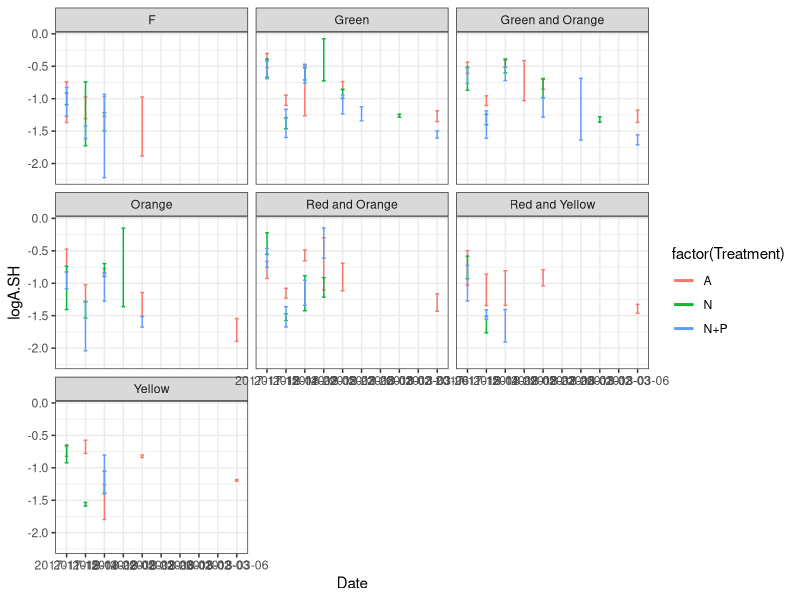
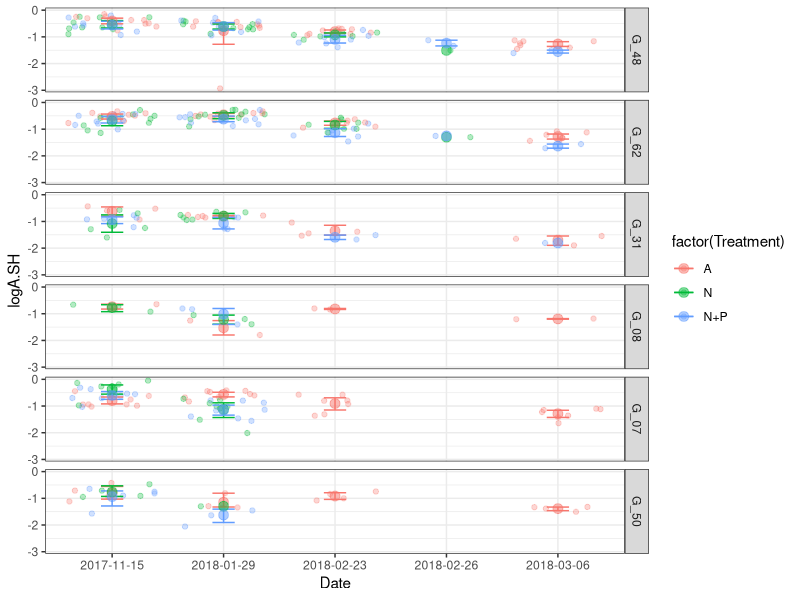
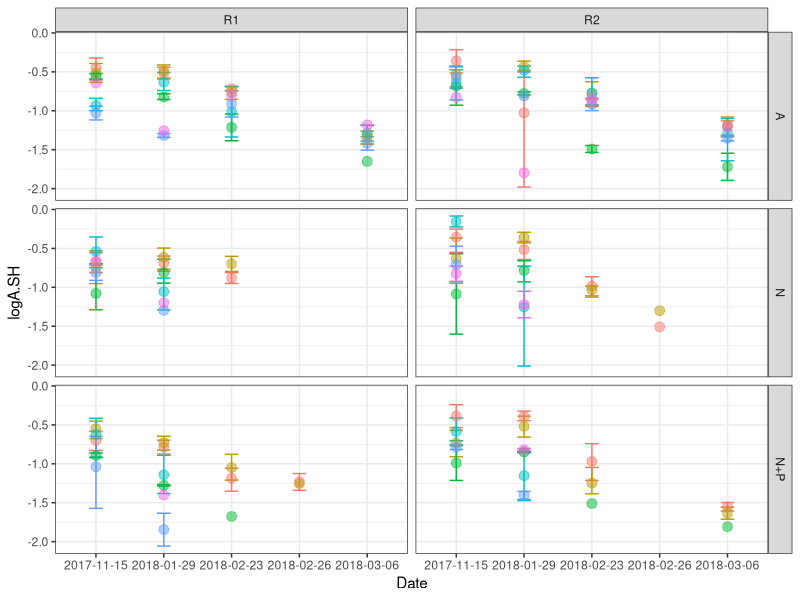
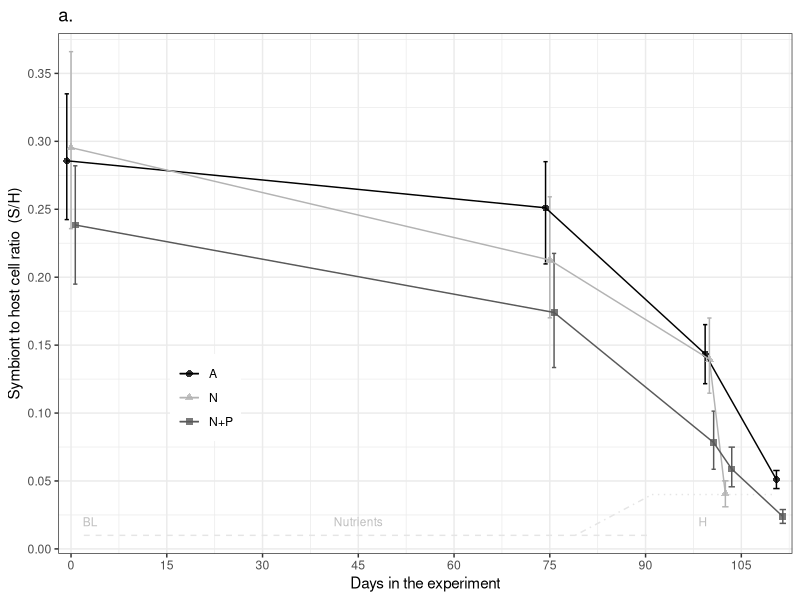
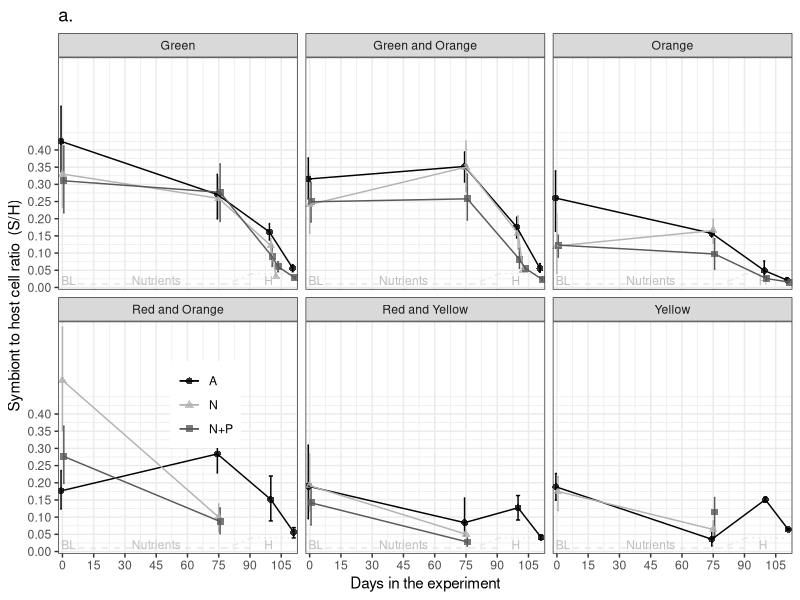
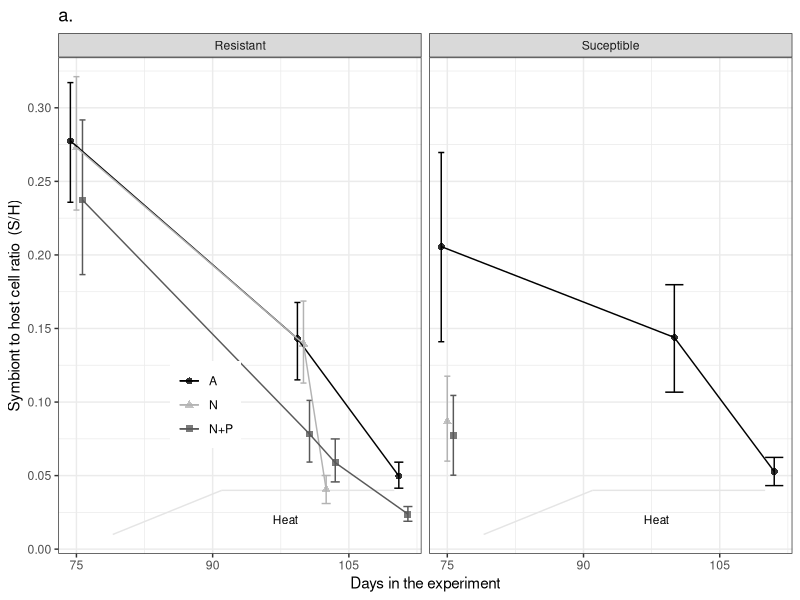
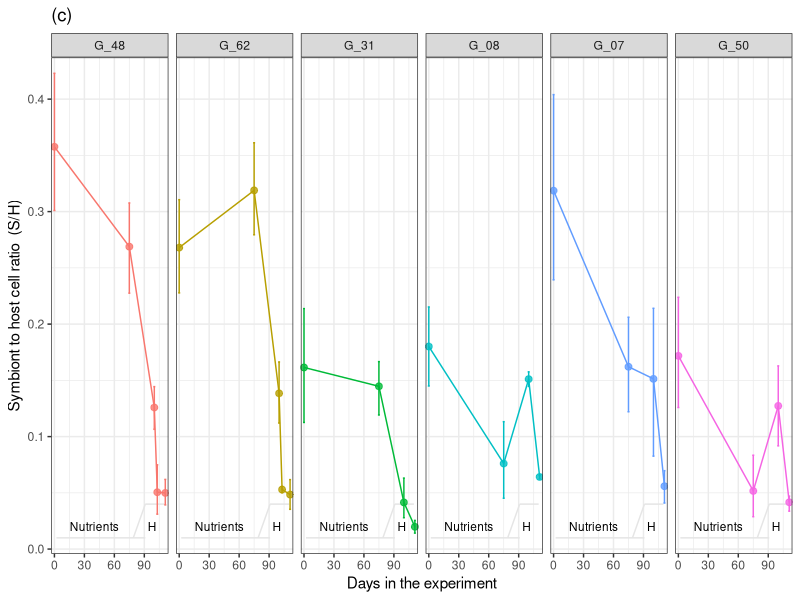
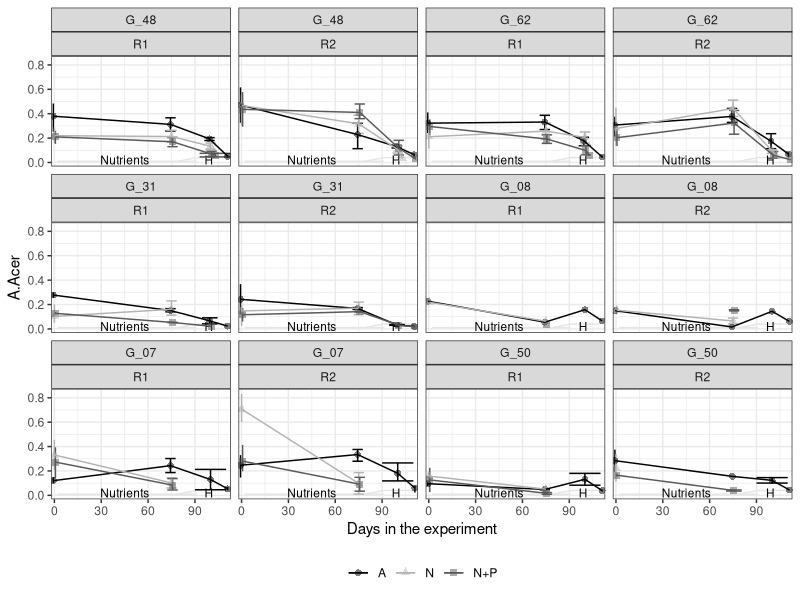

The R script that drew these images, in order: (Note: this script raises an error after producing the figures.)
## ---- chunk 1
knitr::opts_chunk$set(echo = TRUE, warning=FALSE, message=FALSE)
## ---- chunk 2

# Get all libraries and sources required to run the script
        library(plyr)
        library(dplyr)
        library(reshape2)
        library(ggplot2)
        library(ggthemes)
        library(lme4)
        library(lmerTest)
        library(emmeans)
        library(scales)
        library(skimr)

# Default ggplot settings
Fill.colour<-scale_colour_manual(values = c("black", "gray70", "gray35"))

    ggthe_bw<-theme(plot.background=element_blank(),
          panel.grid.major.y = element_blank(),
          panel.grid.major.x = element_blank(),
          panel.grid.minor.x = element_blank(),
          panel.grid.minor.y = element_blank(),
          legend.box.background = element_rect(),
          panel.background =element_rect(fill = NA, color = "black")
          )+
    theme_bw()
## ---- chunk 3

# Import S/H cell ratio data
qPCR.variables<-read.csv("Outputs/Acer_SH_cell_ratio.csv")

# Variable types 
str(qPCR.variables)
  qPCR.variables$Colony<-as.factor(qPCR.variables$Genotype)
  qPCR.variables$DaysF<-as.factor(qPCR.variables$Days)

  summary(qPCR.variables)
  #skim(qPCR.variables)

## ---- chunk 4
logSHTreatment <- ggplot(qPCR.variables, aes(Date, logA.SH, colour=factor(Treatment))) +
       # geom_jitter(aes(colour=factor(Treatment))) +
       stat_summary(fun.data = "mean_cl_boot",geom = "errorbar", width = 0.2)+
       stat_summary(fun.y=mean, geom="line", size =1) +
       theme_bw() 
logSHTreatment + facet_wrap(~Genotype)

# Removing weird points (whole fragment samples, between bleaching) and colonies not used (F)
    qPCR.variables_2<-subset(qPCR.variables, Date!="2018-02-05")
    qPCR.variables_2<-subset(qPCR.variables_2, Date!="2017-12-14")
    qPCR.variables_2<-subset(qPCR.variables_2, Date!="2018-03-01")
    qPCR.variables_2<-subset(qPCR.variables_2, Date!="2018-03-02")
    qPCR.variables_2<-subset(qPCR.variables_2, Date!="2018-03-03")
    qPCR.variables_2<-subset(qPCR.variables_2, Colony!="F")
    qPCR.variables_2<-subset(qPCR.variables_2, Sample!="145_T5")
    #qPCR.variables_2<-subset(qPCR.variables_2, Colony!="Yellow")
    
## Genotype information
    MOTE<-read.csv("Genotype_Info.csv", header = TRUE)
    qPCR.variables_2<-merge(qPCR.variables_2, MOTE, 
                            by="Genotype", all.x=TRUE)
    
    qPCR.variables_2$MoteGen<-factor(as.character(
      qPCR.variables_2$MoteGen), 
                             levels=c("G_48", "G_62","G_31", 
                                      "G_08","G_07", "G_50"))  # Resistance order
    

logSH_Colony<- ggplot(qPCR.variables_2, aes (Date, logA.SH, colour=factor(Treatment))) +
  geom_jitter(alpha=0.3)+
  stat_summary(fun.data = "mean_cl_boot",geom = "errorbar", width = 0.2 )+
  stat_summary(fun.y=mean, geom="point", size =3, alpha=0.5) +
  stat_summary(fun.y=mean, geom="line") +   theme_bw()
logSH_Colony + facet_grid (MoteGen~.)

logSH_Colony<- ggplot(qPCR.variables_2, aes (Date, logA.SH, colour=factor(Colony))) +
  stat_summary(fun.data = "mean_cl_boot",geom = "errorbar", width = 0.2 )+
  stat_summary(fun.y=mean, geom="point", size =3, alpha=0.5) +
  stat_summary(fun.y=mean, geom="line") +   theme_bw()
logSH_Colony + facet_grid (Treatment~Replicate) +
  theme(legend.position = "none")
## ---- chunk 5
qPCR.variables_2$Survivorship[qPCR.variables_2$MoteGen=="G_48"|
                              qPCR.variables_2$MoteGen=="G_62"|
                              qPCR.variables_2$MoteGen=="G_31"]<-"Resistant"

qPCR.variables_2$Survivorship[qPCR.variables_2$MoteGen=="G_08"|
                              qPCR.variables_2$MoteGen=="G_07"|
                              qPCR.variables_2$MoteGen=="G_50"]<-"Suceptible"
## ---- chunk 6
SH.0<-subset(qPCR.variables_2, Days<2)
  SH.0<-droplevels(SH.0)

SH.C<-subset(qPCR.variables_2, Days<77)
  SH.C<-subset(SH.C, Days>2)
  SH.C<-droplevels(SH.C)

SH.H<-subset(qPCR.variables_2, Days>76)
  SH.H<-droplevels(SH.H)
## ---- chunk 7
Summary_GenetTreatment<-qPCR.variables_2 %>%
        group_by(DaysF, MoteGen, Treatment) %>%
        dplyr::summarise(total.count=n()) 
Summary_GenetTreatment
## ---- chunk 8

Figure4 <- ggplot (qPCR.variables_2, aes(Days, A.Acer, colour=Treatment,
                                          shape=Treatment)) + 
    ggthe_bw + Fill.colour+ ggtitle("a.")+
    theme(legend.position=c(0.2, 0.3),
        legend.title = element_blank()) +
       #geom_jitter(aes(colour=factor(Replicate))) +
     
        
      annotate("segment", x = 2, xend = 91, y = 0.01, yend = 0.01,
                  colour = "gray90", linetype=2)+
      annotate("segment", x = 79, xend = 91, y = 0.01, yend = 0.04,
                  colour = "gray90", linetype=4)+
      annotate("segment", x = 91, xend = 110, y = 0.04, yend = 0.04,
                  colour = "gray90", linetype=3)+
      annotate("text", x = 3, y = 0.02, label = "BL", size=3, colour="gray")+
      annotate("text", x = 45, y = 0.02, label = "Nutrients", size=3, colour="gray")+
      annotate("text", x = 99, y = 0.02, label = "H", size=3, colour="gray")+
  
    scale_y_continuous(breaks = seq(0, 0.4, 0.05),
                       #limits = c(0,0.5),
                       expand = c(0.01,0.01),
                   name=("Symbiont to host cell ratio  (S/H)")) +
    scale_x_continuous(name="Days in the experiment",
                         limits = c(-2,113),
                         breaks = seq(0, 110, 15),  
                         expand = c(0, 0)) +
    stat_summary(fun.data = "mean_cl_boot",geom = "errorbar", 
                    position = position_dodge(width = 2), width = 2 )+
    stat_summary(fun.y=mean, geom="point", size =2, alpha=0.8, 
                   position = position_dodge(width = 2)) +
    stat_summary(fun.y=mean, geom="line", 
                    position = position_dodge(width = 2))

Figure4
Figure4+facet_wrap(~Genotype)

#ggsave(file="Outputs/Fig_4_SH_Acer.svg", plot=Figure4, width=2.3, height=3.5)
## ---- chunk 9

Figure4b <- ggplot (subset(qPCR.variables_2, Days!=0), aes(Days, A.Acer, colour=Treatment,
                                          shape=Treatment)) + 
    ggthe_bw + Fill.colour+ ggtitle("a.")+
    theme(legend.position=c(0.2, 0.3),
        legend.title = element_blank()) +
       #geom_jitter() +
     
      annotate("segment", x = 2, xend = 91, y = 0.01, yend = 0.01,
                  colour = "gray90", linetype=1)+
      annotate("segment", x = 79, xend = 91, y = 0.01, yend = 0.04,
                  colour = "gray90", linetype=1)+
      annotate("segment", x = 91, xend = 110, y = 0.04, yend = 0.04,
                  colour = "gray90", linetype=1)+
      annotate("text", x = 45, y = 0.02, label = "Nutrients", size=3)+
      annotate("text", x = 98, y = 0.02, label = "Heat", size=3)+
  
    scale_y_continuous(breaks = seq(0, 0.4, 0.05),
                       #limits = c(0,0.5),
                       expand = c(0.01,0.01),
                   name=("Symbiont to host cell ratio  (S/H)")) +
    # scale_x_continuous(name="Days in the experiment",
    #                      limits = c(-2,113),
    #                      breaks = seq(0, 110, 15),  
    #                      expand = c(0, 0)) +
    scale_x_continuous(name="Days in the experiment",
                         limits = c(73,113),
                         breaks = seq(75, 110, 15),  
                         expand = c(0, 0)) +
    stat_summary(fun.data = "mean_cl_boot",geom = "errorbar", 
                    position = position_dodge(width = 2), width = 2 )+
    stat_summary(fun.y=mean, geom="point", size =2, alpha=0.8, 
                   position = position_dodge(width = 2)) +
    stat_summary(fun.y=mean, geom="line", 
                    position = position_dodge(width = 2))

Figure4b + facet_grid(~Survivorship)

#ggsave(file="Outputs/Fig_4_SH_Acer.svg", plot=Figure4, width=3.5, height=3)
## ---- chunk 10
 # NOT log 10
Figure4_g <- ggplot (qPCR.variables_2, aes(Days, A.Acer, colour=MoteGen)) + 
    ggthe_bw + ggtitle("(c)")+
    theme(legend.position="none",
        legend.title = element_blank()) +
       #geom_jitter(aes(colour=factor(Replicate))) +
     
        
      annotate("segment", x = 2, xend = 91, y = 0.01, yend = 0.01,
                  colour = "gray90", linetype=1)+
      annotate("segment", x = 79, xend = 91, y = 0.01, yend = 0.04,
                  colour = "gray90", linetype=1)+
      annotate("segment", x = 91, xend = 110, y = 0.04, yend = 0.04,
                  colour = "gray90", linetype=1)+
      annotate("text", x = 40, y = 0.02, label = "Nutrients", size=3)+
      annotate("text", x = 98, y = 0.02, label = "H", size=3)+
  
    scale_y_continuous(breaks = seq(0, 0.4, 0.1),
                       #limits = c(0,0.5),
                       expand = c(0.01,0.01),
                   name=("Symbiont to host cell ratio  (S/H)")) +
    scale_x_continuous(name="Days in the experiment",
                         limits = c(-2,113),
                         breaks = seq(0, 110, 30),  
                         expand = c(0.01, 0.01)) +
    stat_summary(fun.data = "mean_cl_boot",geom = "errorbar", 
                    position = position_dodge(width = 2), width = 2 )+
    stat_summary(fun.y=mean, geom="point", size =2, alpha=0.8, 
                   position = position_dodge(width = 2)) +
    stat_summary(fun.y=mean, geom="line", 
                    position = position_dodge(width = 2)) + facet_grid(~MoteGen)
Figure4_g

#ggsave(file="Outputs/Fig_S3_SH_Acer_Genet.svg", plot=Figure4_g, width=6.1, height=3.2)
## ---- chunk 11
Figure4_gen<- ggplot (qPCR.variables_2, aes(Days, A.Acer , colour=Treatment,
                                          shape=Treatment)) + 
    ggthe_bw + Fill.colour+ 
    theme(legend.position="bottom",
       legend.title = element_blank()) +
        
      annotate("segment", x = 2, xend = 91, y = 0.01, yend = 0.01,
                  colour = "gray90", linetype=1)+
      annotate("segment", x = 79, xend = 91, y = 0.01, yend = 0.04,
                  colour = "gray90", linetype=1)+
      annotate("segment", x = 91, xend = 110, y = 0.04, yend = 0.04,
                  colour = "gray90", linetype=1)+
      annotate("text", x = 45, y = 0.02, label = "Nutrients", size=3)+
      annotate("text", x = 99, y = 0.02, label = "H", size=3)+
  
    # scale_y_continuous(breaks = seq(-2, -0.1, 0.25),
    #                    limits = c(-2, -0.1),
    #                    expand = c(0,0),
    #               name=("Symbiont to host cell ratio  - log 10(S/H)")) +
    scale_x_continuous(name="Days in the experiment",
                         limits = c(-2,113),
                         breaks = seq(0, 110, 30),  
                         expand = c(0, 0)) +
    stat_summary(fun.data = "mean_cl_boot", geom = "errorbar", width = 20, 
                    position = position_dodge(width = 2))+
    stat_summary(fun.y=mean, geom="point", size =2, alpha=0.5, 
                   position = position_dodge(width = 2)) +
    stat_summary(fun.y=mean, geom="line", 
                    position = position_dodge(width = 2))+
  facet_wrap(~MoteGen+Replicate)

Figure4_gen
#ggsave(file="Outputs/Fig_S3_SH_Acer_Genotype.svg", plot=Figure4_gen, width=6.1, height=3.5)
## ---- chunk 12
LME_BaseLine<-lmer(logA.SH ~ Treatment + MoteGen + 
                     (1|Replicate) + (1|Survivorship), 
                     data=SH.0)
     step (LME_BaseLine) #  Treatement is not significant
     anova(LME_BaseLine)         
     ranova(LME_BaseLine) # Replicate is mariginally significant       
     
LME_BaseLine1<-lmer(logA.SH ~ MoteGen + (1|Replicate), 
                     data=SH.0)
    step (LME_BaseLine1) #  Treatement is not significant
    anova(LME_BaseLine1)         
    ranova(LME_BaseLine1) # Replicate is mariginally significant       
     

# Multicomp
    Acer.SH.0.emm<-emmeans(LME_BaseLine1, ~MoteGen)
      #contrast(Acer.SH.0.emm, "tukey")
    Acer.SH.0_groups<-cld(Acer.SH.0.emm, by=NULL) # compact-letter display
    Acer.SH.0_groups
  #write.csv(Acer.SH.0_groups, "Outputs/Multicomp_AcerSH_0.csv", row.names = F)
    
# Effect plot
  plot(emmeans(LME_BaseLine1, ~MoteGen), comparisons = TRUE) +
      coord_flip(xlim = NULL, ylim = NULL, expand = TRUE) + theme_bw()
## ---- chunk 13
LME_Acer.C<-lmer(logA.SH ~ Treatment * Survivorship +
                   (1|Replicate) + (1|MoteGen), 
                     data=SH.C)
     step (LME_Acer.C) #  Treatement is ... almost significant?
     anova(LME_Acer.C)         
     ranova(LME_Acer.C) # Replicate is not       
## ---- chunk 14
# Treatment Model          
  LME_Acer.C1<-lmer(logA.SH ~ Treatment * Survivorship + (1|MoteGen), 
                       data=SH.C)
      anova(LME_Acer.C1)         
      ranova(LME_Acer.C1)
      
  # Multicomp
      Acer.SH.C.emm<-emmeans(LME_Acer.C1, ~Treatment* Survivorship)
        #contrast(Acer.SH.0.emm, "tukey")
      Acer.SH.C_groups<-cld(Acer.SH.C.emm, by=NULL) # compact-letter display
      Acer.SH.C_groups
    #write.csv(Acer.SH.C_groups, "Outputs/Multicomp_AcerSH_C.csv", row.names = F)
      
  # Effect plot
    plot(emmeans(LME_Acer.C1, ~Treatment* Survivorship), comparisons = TRUE) +
        coord_flip(xlim = NULL, ylim = NULL, expand = TRUE) + theme_bw()

## ---- chunk 15
# Only Treatment    RAW DATA, NOT FOR STATS!

  LME_Acer.C1<-lmer(A.Acer ~ Treatment * Survivorship + (1|MoteGen), 
                       data=SH.C)
      anova(LME_Acer.C1)         
      ranova(LME_Acer.C1)
      
  # Multicomp
      Acer.SH.C.emm<-emmeans(LME_Acer.C1, ~Treatment)
        #contrast(Acer.SH.0.emm, "tukey")
      Acer.SH.C_groups<-cld(Acer.SH.C.emm, by=NULL) # compact-letter display
      Acer.SH.C_groups
    #write.csv(Acer.SH.C_groups, "Outputs/Multicomp_AcerSH_C.csv", row.names = F)
      
  # Effect plot
    plot(emmeans(LME_Acer.C1, ~Treatment), comparisons = TRUE) +
        coord_flip(xlim = NULL, ylim = NULL, expand = TRUE) + theme_bw()

## ---- chunk 16
# Genet Model
  LME_Acer.C2<-lm(logA.SH ~ Treatment + MoteGen, 
                     data=SH.C)
    anova(LME_Acer.C2)         

    # Multicomp
    Acer.SH.C2.emm<-emmeans(LME_Acer.C2, ~MoteGen)
      #contrast(Acer.SH.0.emm, "tukey")
    Acer.SH.C2_groups<-cld(Acer.SH.C2.emm, by=NULL) # compact-letter display
    Acer.SH.C2_groups
    #write.csv(Acer.SH.C_groups, "Outputs/Multicomp_AcerSH_C.csv", row.names = F)
    
  # Effect plot
    plot(emmeans(LME_Acer.C2, ~MoteGen), comparisons = TRUE) +
        coord_flip(xlim = NULL, ylim = NULL, expand = TRUE) + theme_bw()

## ---- chunk 17
LME_Acer.H<-lmer(logA.SH ~ Treatment * Survivorship + DaysF +
                   (1|Replicate) + (1|MoteGen), 
                     data=SH.H)
     step (LME_Acer.H) #  Treatement is ... almost significant?
     anova(LME_Acer.H)         
     ranova(LME_Acer.H) # Replicate is not   
## ---- chunk 18
# Treatment model          
  LME_Acer.H<-lmer(A.Acer ~ Treatment * DaysF + (1|MoteGen), 
                       data=SH.H)
      step (LME_Acer.H)
      anova(LME_Acer.H)         
      ranova(LME_Acer.H)
  
  # Multicomp
    Acer.SH.H.emm<-emmeans(LME_Acer.H, ~Treatment* DaysF)
        #contrast(Acer.SH.0.emm, "tukey")
      Acer.SH.H_groups<-cld(Acer.SH.H.emm, by=NULL) # compact-letter display
      Acer.SH.H_groups<-Acer.SH.H_groups[order(
          Acer.SH.H_groups$DaysF,
          Acer.SH.H_groups$Treatment),]
      Acer.SH.H_groups
    #write.csv(Acer.SH.H_groups, "Outputs/Multicomp_AcerSH_H.csv", row.names = F)
      
  # Effect plot
    #plot(emmeans(LME_Acer.H, ~Treatment|DaysF), comparisons = TRUE) +
     #   coord_flip(xlim = NULL, ylim = NULL, expand = TRUE) + theme_bw()

## ---- chunk 19
# Genet model          
  LME_Acer.H2<-lmer(logA.SH ~ Treatment * DaysF * Survivorship + (1|MoteGen), 
                       data=SH.H)
  
  LME_Acer.H2<-lm(logA.SH ~ Treatment + DaysF + MoteGen + Treatment:DaysF, 
                       data=SH.H)
      step (LME_Acer.H2)
      anova(LME_Acer.H2)         
  
  
  # Multicomp
  Acer.SH.H2.emm<-emmeans(LME_Acer.H2, ~ Treatment + DaysF + MoteGen + Treatment:DaysF)
        #contrast(Acer.SH.0.emm, "tukey")
      Acer.SH.H2_groups<-cld(Acer.SH.H2.emm, by=NULL) # compact-letter display
      Acer.SH.H2_groups<-Acer.SH.H2_groups[order(
          Acer.SH.H2_groups$Treatment,
          Acer.SH.H2_groups$DaysF,
          Acer.SH.H2_groups$MoteGen),]
      Acer.SH.H2_groups
    #write.csv(Acer.SH.H_groups, "Outputs/Multicomp_AcerSH_H.csv", row.names = F)
      
  # Effect plot
    #plot(emmeans(LME_Acer.H, ~Treatment|DaysF), comparisons = TRUE) +
     #   coord_flip(xlim = NULL, ylim = NULL, expand = TRUE) + theme_bw()

## ---- chunk 20
LM_Acer.qpCR<-lmer (logA.SH ~ Treatment * DaysF +
                  (1|Replicate) + (1|Fragment/MoteGen), data= qPCR.variables_2)
  step(LM_Acer.qpCR)
  anova(LM_Acer.qpCR)
  ranova(LM_Acer.qpCR)

LM_Acer.qPCR2<-lmer(logA.SH ~Treatment * DaysF + (1|MoteGen),
                      data= qPCR.variables_2)
  step(LM_Acer.qPCR2)
  anova(LM_Acer.qPCR2)
  ranova(LM_Acer.qPCR2)

# Multicomp
Acer.SH.emm<-emmeans(LM_Acer.qPCR2, ~Treatment * DaysF)
      #contrast(Acer.SH.emm, "tukey")
      #pairs(Acer.SH.emm) # same than contrast(Acer.YII.emm, "tukey")
    Acer.SH_groups<-cld(Acer.SH.emm, by=NULL) # compact-letter display
    Acer.SH_groups<-Acer.SH_groups[order(Acer.SH_groups$Day, Acer.SH_groups$Treatment), ]
    Acer.SH_groups
#write.csv(Acer.SH_groups, "Outputs/Multicomp_AcerSH.csv", row.names = F)
      
      
# Effect plot options
emmip(LM_Acer.qPCR2, ~DaysF|Treatment, 
      CIs = TRUE, aes(Colony=factor(Treatment))) + theme_bw() # interaction plot of predictions
## ---- chunk 21
LM_Acer.qpCR<-lmer (logA.SH ~ Treatment * MoteGen * DaysF +
                  (1|Replicate) + (1|Fragment), data= qPCR.variables_2)
step(LM_Acer.qpCR)
anova(LM_Acer.qpCR)
ranova(LM_Acer.qpCR)

LM_Acer.qPCR2<-lm(logA.SH ~Treatment * MoteGen * DaysF,
                      data= qPCR.variables_2)
step(LM_Acer.qPCR2)
anova(LM_Acer.qPCR2)

# Multicomp
Acer.SH.emm<-emmeans(LM_Acer.qPCR2, ~Treatment + DaysF)
      #contrast(Acer.SH.emm, "tukey")
      #pairs(Acer.SH.emm) # same than contrast(Acer.YII.emm, "tukey")
    Acer.SH_groups<-cld(Acer.SH.emm, by=NULL) # compact-letter display
    Acer.SH_groups<-Acer.SH_groups[order(Acer.SH_groups$Day, Acer.SH_groups$Treatment), ]
    Acer.SH_groups
#write.csv(Acer.SH_groups, "Outputs/Multicomp_AcerSH.csv", row.names = F)
      
      
# Effect plot options
emmip(LM_Acer.qPCR2, ~DaysF|Treatment|MoteGen, CIs = TRUE,  aes(colour=factor(Treatment))) + theme_bw() + facet_grid(MoteGen~Treatment)

## ---- chunk 22
# Creates bibliography 
#knitr::write_bib(c(.packages()), "packages.bib")
